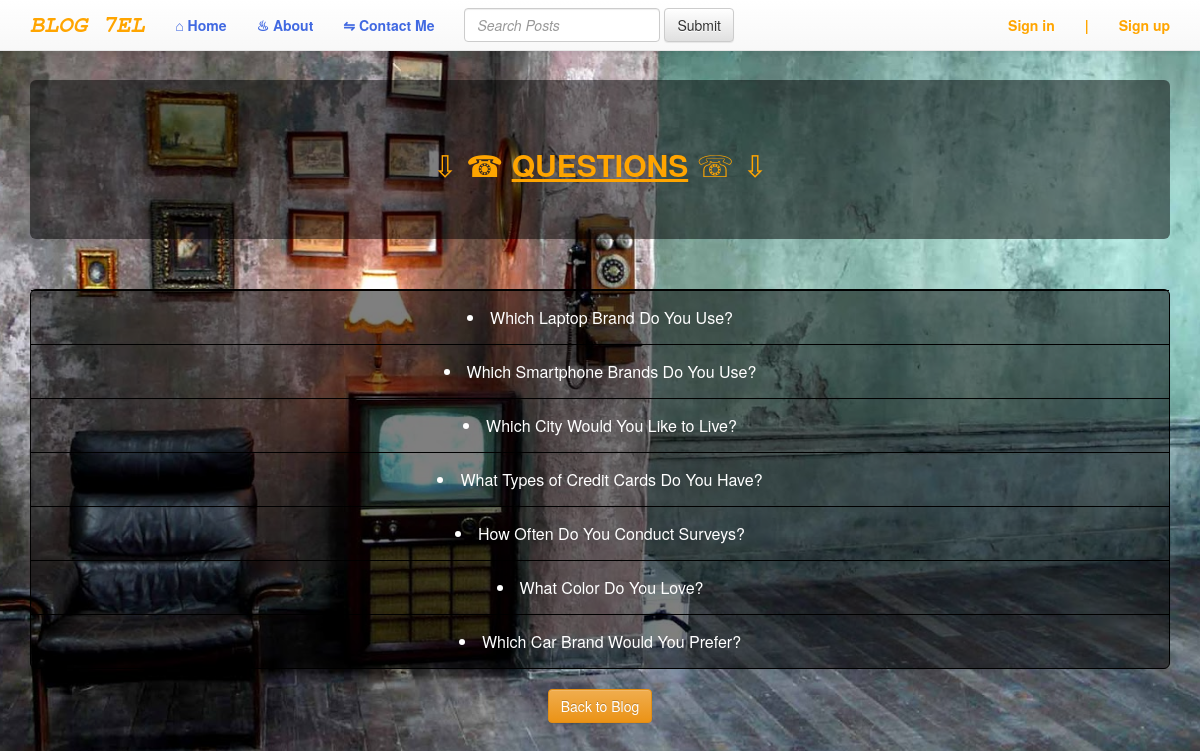
Screenshot of /polls/ with the database file from the repository.
### polls/models.py (models this page shows, shortened)
@python_2_unicode_compatible
class Question(models.Model):
    question_text = models.CharField(max_length=200)
    pub_date = models.DateTimeField('date published')
    def was_published_recently(self):
        now = timezone.now()
        return now - datetime.timedelta(days=1) <= self.pub_date <= now
    was_published_recently.admin_order_field = 'pub_date'
    was_published_recently.boolean = True
    was_published_recently.short_description = 'Published recently?'

### polls/views.py (the view)
class IndexView(generic.ListView):
    template_name = 'polls/index.html'
    context_object_name = 'latest_question_list'
    def get_queryset(self):
        return Question.objects.filter(
            pub_date__lte=timezone.now()
    	).order_by('-pub_date')[:15]

### polls/templates/polls/index.html (shortened to what this page needs)
{% extends "base.html" %}
{% load static %}
{% block content%}
<br /><br /><br /><br />
{% if latest_question_list %}
<div class="jumbotron">
    <div class="container">
        <center><h2><font color="#FFA500">&#8681; &#9742; <u><b>QUESTIONS</b></u> &#9743; &#8681;</font></h2></center>
    </div>
</div>
<br>
<table style="color:#FFA500; width:100%" id="t01">
    {% for question in latest_question_list %}
      <tr>
        <td><center><li><a href="{% url 'polls:detail' question.id %}"><font style="color: white;">{{ question.question_text }}</font></a></li></center></td>
      </tr>
    {% endfor %}
    {% else %}
        <p>No polls are available.</p>
    {% endif %}
</table>
<br>
<center><a class="btn btn-warning" href="{% url 'myapp:list' %}">Back to Blog</a></center>
{% endblock content%}

### rows the page displays
Question: question_text "Which Laptop Brand Do You Use?"
Question: question_text "Which Smartphone Brands Do You Use?"
Question: question_text "Which City Would You Like to Live?"
Question: question_text "What Types of Credit Cards Do You Have?"
Question: question_text "How Often Do You Conduct Surveys?"
Question: question_text "What Color Do You Love?"
Question: question_text "Which Car Brand Would You Prefer?"
